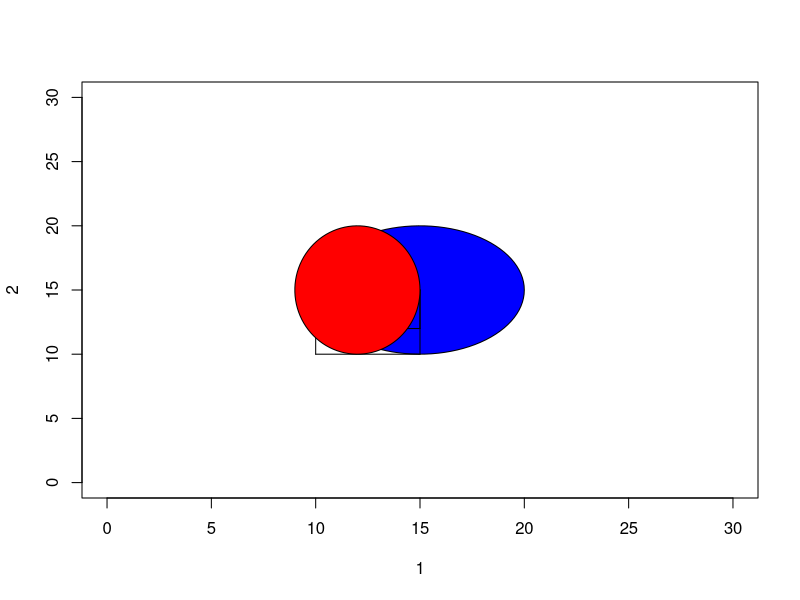

The R source for this figure:
## ---- chunk 1
plot(1,2, type = "n", xlim = c(0,30), ylim = c(0,30))
Drawcircle <- function(x,y,r,color){
  angle <- seq(0,2*pi,length=100)
  xpoints <- x + r*cos(angle)
  ypoints <- y + r*sin(angle)
  polygon(xpoints,ypoints,col=color,border=NULL)
}
#Drawcircle test
Drawcircle(15,15,5,col="blue")
Drawsquare <- function(x,y,col){
spoints <-lines(c(x, y), c(y,y))
lines(c(y,y),c(y,x))
lines(c(y,x),c(x,x))
lines(c(x,x),c(x,y))
print(spoints)
}
Drawsquare(10,15,col="red")
Drawsquare(12,15,col="green")
Drawelipse <- function(x,y,color){
  angle <- seq(0,2*pi,length=100)
  xpoints <- x + 3*cos(angle)
  ypoints <- y + 5*sin(angle)
  polygon(xpoints,ypoints,col=color,border=NULL)
  }
  Drawelipse(12,15,col="red")

